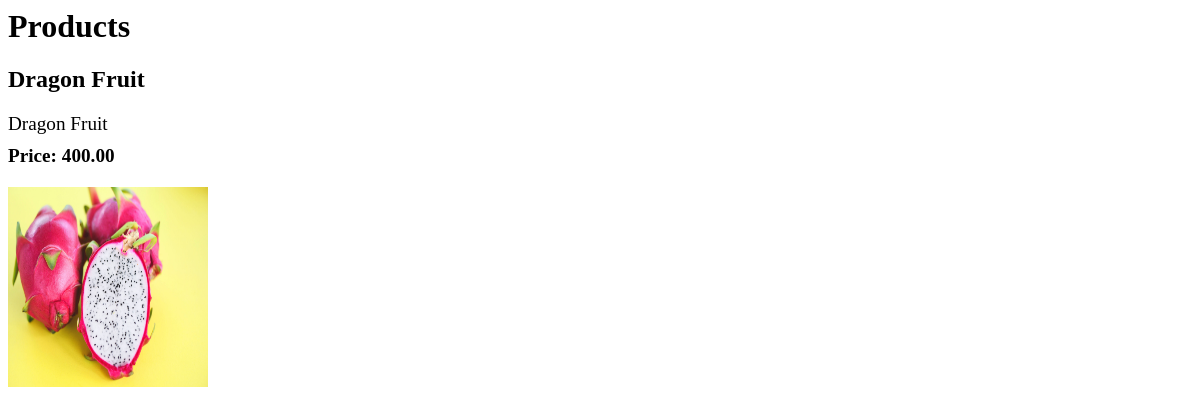
/products/product/4, run on an earlier commit of the app's database.
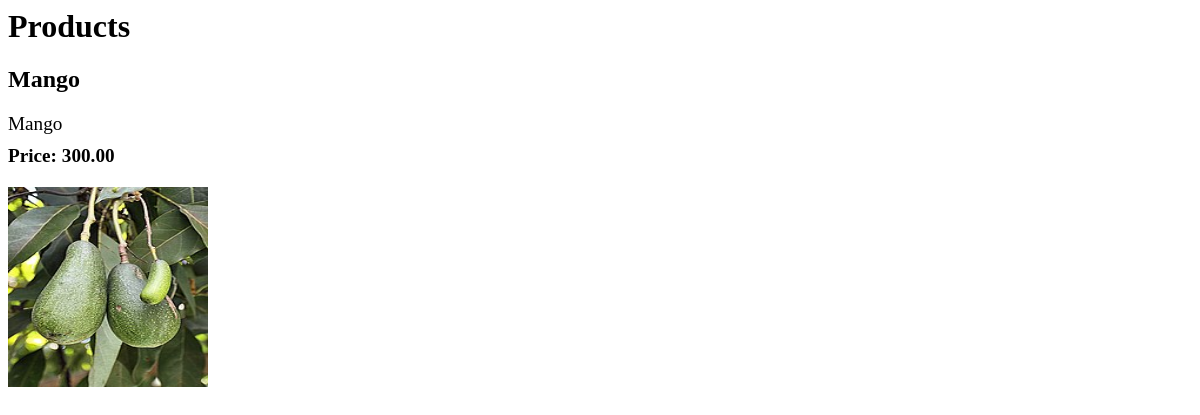
And on a later commit of the database.
### Products/models.py (models this page shows, shortened)
class Product(models.Model):
    name = models.CharField(max_length=100)
    description = models.TextField()
    image = models.ImageField(upload_to='products', null=True, blank=True)
    price = models.DecimalField(max_digits=10, decimal_places=2, null=True, blank=True)
    base_price = models.DecimalField(max_digits=10, decimal_places=2)
    category = models.ForeignKey(Category, on_delete=models.CASCADE)
    in_stock = models.BooleanField(default=True)
    class Meta:
        verbose_name = 'Product'

### Products/views.py (the view)
# urls.py: path('product/<int:id>', product_detail, name='product_detail'),
def product_detail(request, id):
    try:
        product = Product.objects.get(id=id)
    except Product.DoesNotExist:
        product = None
    context = {
        "product": product
    }
    return render(request, 'product_details.html', context)

### Products/templates/product_details.html (shortened to what this page needs)
{% load static %}
<html>
    <head>
        <link rel="stylesheet" href="{% static 'product.css' %}">
    </head>
    <body>
        <h1>Products</h1>
        <div class="products">
            <div class="product">
                <h2>{{ product.name }}</h2>
                <p id="description">{{ product.description }}</p>
                <p id="price">Price: {{ product.price }}</p>
                <img id="image" src="{{ product.image.url }}" alt="product image" width="200" height="200">
            </div>
        </div>
    </body>
</html>

What changed in the data, as far as the page shows it:
changed Product: name "Dragon Fruit" → "Mango"; description "Dragon Fruit" → "Mango"; price "400.00" → "300.00"; image: a different picture
